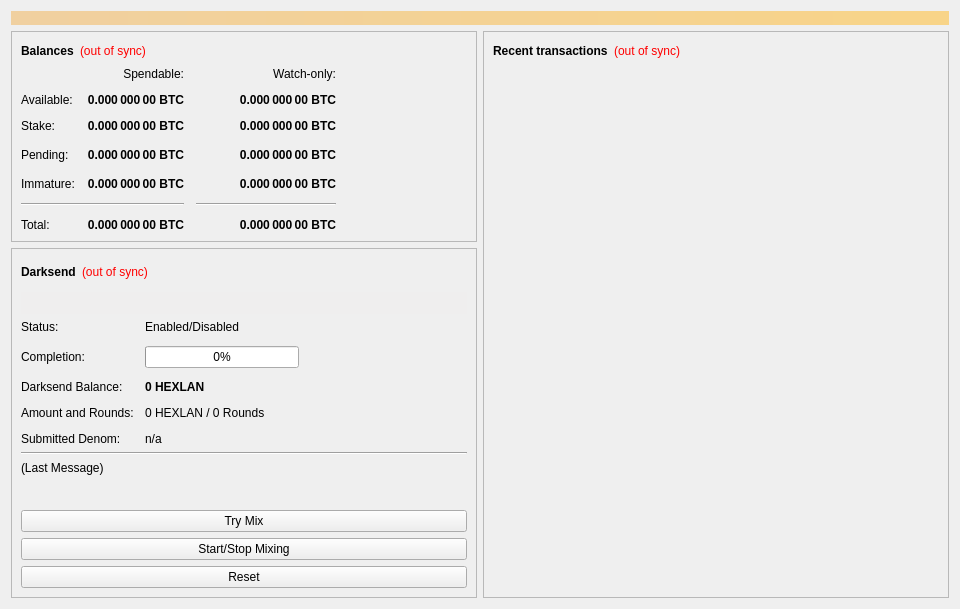
<?xml version="1.0" encoding="UTF-8"?>
<ui version="4.0">
 <class>OverviewPage</class>
 <widget class="QWidget" name="OverviewPage">
  <property name="geometry">
   <rect>
    <x>0</x>
    <y>0</y>
    <width>960</width>
    <height>594</height>
   </rect>
  </property>
  <property name="minimumSize">
   <size>
    <width>960</width>
    <height>0</height>
   </size>
  </property>
  <property name="windowTitle">
   <string>Form</string>
  </property>
  <layout class="QVBoxLayout" name="topLayout">
   <item>
    <widget class="QLabel" name="labelAlerts">
     <property name="visible">
      <bool>false</bool>
     </property>
     <property name="styleSheet">
      <string notr="true">background-color: qlineargradient(x1: 0, y1: 0, x2: 1, y2: 0, stop:0 #F0D0A0, stop:1 #F8D488); color:#000000;</string>
     </property>
     <property name="wordWrap">
      <bool>true</bool>
     </property>
     <property name="margin">
      <number>3</number>
     </property>
    </widget>
   </item>
   <item>
    <layout class="QHBoxLayout" name="horizontalLayout" stretch="1,1">
     <item>
      <layout class="QVBoxLayout" name="verticalLayout_2">
       <item>
        <widget class="QFrame" name="frame">
         <property name="frameShape">
          <enum>QFrame::StyledPanel</enum>
         </property>
         <property name="frameShadow">
          <enum>QFrame::Raised</enum>
         </property>
         <layout class="QVBoxLayout" name="verticalLayout_4">
          <item>
           <layout class="QHBoxLayout" name="horizontalLayout_4">
            <item>
             <widget class="QLabel" name="label_5">
              <property name="font">
               <font>
                <weight>75</weight>
                <bold>true</bold>
               </font>
              </property>
              <property name="text">
               <string>Balances</string>
              </property>
             </widget>
            </item>
            <item>
             <widget class="QLabel" name="labelWalletStatus">
              <property name="cursor">
               <cursorShape>WhatsThisCursor</cursorShape>
              </property>
              <property name="toolTip">
               <string>The displayed information may be out of date. Your wallet automatically synchronizes with the Hexlan network after a connection is established, but this process has not completed yet.</string>
              </property>
              <property name="styleSheet">
               <string notr="true">QLabel { color: red; }</string>
              </property>
              <property name="text">
               <string notr="true">(out of sync)</string>
              </property>
              <property name="alignment">
               <set>Qt::AlignLeading|Qt::AlignLeft|Qt::AlignVCenter</set>
              </property>
             </widget>
            </item>
            <item>
             <spacer name="horizontalSpacer_3">
              <property name="orientation">
               <enum>Qt::Horizontal</enum>
              </property>
              <property name="sizeHint" stdset="0">
               <size>
                <width>40</width>
                <height>20</height>
               </size>
              </property>
             </spacer>
            </item>
           </layout>
          </item>
          <item>
           <layout class="QGridLayout" name="gridLayout">
            <property name="spacing">
             <number>12</number>
            </property>
            <item row="3" column="2">
             <widget class="QLabel" name="labelWatchPending">
              <property name="font">
               <font>
                <weight>75</weight>
                <bold>true</bold>
               </font>
              </property>
              <property name="cursor">
               <cursorShape>IBeamCursor</cursorShape>
              </property>
              <property name="toolTip">
               <string>Unconfirmed transactions to watch-only addresses</string>
              </property>
              <property name="text">
               <string notr="true">0.000 000 00 BTC</string>
              </property>
              <property name="alignment">
               <set>Qt::AlignRight|Qt::AlignTrailing|Qt::AlignVCenter</set>
              </property>
              <property name="textInteractionFlags">
               <set>Qt::LinksAccessibleByMouse|Qt::TextSelectableByKeyboard|Qt::TextSelectableByMouse</set>
              </property>
             </widget>
            </item>
            <item row="3" column="1">
             <widget class="QLabel" name="labelUnconfirmed">
              <property name="font">
               <font>
                <weight>75</weight>
                <bold>true</bold>
               </font>
              </property>
              <property name="cursor">
               <cursorShape>IBeamCursor</cursorShape>
              </property>
              <property name="toolTip">
               <string>Total of transactions that have yet to be confirmed, and do not yet count toward the spendable balance</string>
              </property>
              <property name="text">
               <string notr="true">0.000 000 00 BTC</string>
              </property>
              <property name="alignment">
               <set>Qt::AlignRight|Qt::AlignTrailing|Qt::AlignVCenter</set>
              </property>
              <property name="textInteractionFlags">
               <set>Qt::LinksAccessibleByMouse|Qt::TextSelectableByKeyboard|Qt::TextSelectableByMouse</set>
              </property>
             </widget>
            </item>
            <item row="4" column="2">
             <widget class="QLabel" name="labelWatchImmature">
              <property name="font">
               <font>
                <weight>75</weight>
                <bold>true</bold>
               </font>
              </property>
              <property name="cursor">
               <cursorShape>IBeamCursor</cursorShape>
              </property>
              <property name="toolTip">
               <string>Mined balance in watch-only addresses that has not yet matured</string>
              </property>
              <property name="text">
               <string notr="true">0.000 000 00 BTC</string>
              </property>
              <property name="alignment">
               <set>Qt::AlignRight|Qt::AlignTrailing|Qt::AlignVCenter</set>
              </property>
              <property name="textInteractionFlags">
               <set>Qt::LinksAccessibleByMouse|Qt::TextSelectableByKeyboard|Qt::TextSelectableByMouse</set>
              </property>
             </widget>
            </item>
            <item row="5" column="0" colspan="2">
             <widget class="Line" name="lineSpendableBalance">
              <property name="orientation">
               <enum>Qt::Horizontal</enum>
              </property>
             </widget>
            </item>
            <item row="5" column="2">
             <widget class="Line" name="lineWatchBalance">
              <property name="sizePolicy">
               <sizepolicy hsizetype="Preferred" vsizetype="Fixed">
                <horstretch>0</horstretch>
                <verstretch>0</verstretch>
               </sizepolicy>
              </property>
              <property name="minimumSize">
               <size>
                <width>140</width>
                <height>0</height>
               </size>
              </property>
              <property name="orientation">
               <enum>Qt::Horizontal</enum>
              </property>
             </widget>
            </item>
            <item row="6" column="0">
             <widget class="QLabel" name="labelTotalText">
              <property name="text">
               <string>Total:</string>
              </property>
             </widget>
            </item>
            <item row="4" column="1">
             <widget class="QLabel" name="labelImmature">
              <property name="font">
               <font>
                <weight>75</weight>
                <bold>true</bold>
               </font>
              </property>
              <property name="cursor">
               <cursorShape>IBeamCursor</cursorShape>
              </property>
              <property name="toolTip">
               <string>Mined balance that has not yet matured</string>
              </property>
              <property name="text">
               <string notr="true">0.000 000 00 BTC</string>
              </property>
              <property name="alignment">
               <set>Qt::AlignRight|Qt::AlignTrailing|Qt::AlignVCenter</set>
              </property>
              <property name="textInteractionFlags">
               <set>Qt::LinksAccessibleByMouse|Qt::TextSelectableByKeyboard|Qt::TextSelectableByMouse</set>
              </property>
             </widget>
            </item>
            <item row="3" column="3">
             <spacer name="horizontalSpacer_2">
              <property name="orientation">
               <enum>Qt::Horizontal</enum>
              </property>
              <property name="sizeHint" stdset="0">
               <size>
                <width>40</width>
                <height>20</height>
               </size>
              </property>
             </spacer>
            </item>
            <item row="4" column="0">
             <widget class="QLabel" name="labelImmatureText">
              <property name="text">
               <string>Immature:</string>
              </property>
             </widget>
            </item>
            <item row="6" column="1">
             <widget class="QLabel" name="labelTotal">
              <property name="font">
               <font>
                <weight>75</weight>
                <bold>true</bold>
               </font>
              </property>
              <property name="cursor">
               <cursorShape>IBeamCursor</cursorShape>
              </property>
              <property name="toolTip">
               <string>Your current total balance</string>
              </property>
              <property name="text">
               <string notr="true">0.000 000 00 BTC</string>
              </property>
              <property name="alignment">
               <set>Qt::AlignRight|Qt::AlignTrailing|Qt::AlignVCenter</set>
              </property>
              <property name="textInteractionFlags">
               <set>Qt::LinksAccessibleByMouse|Qt::TextSelectableByKeyboard|Qt::TextSelectableByMouse</set>
              </property>
             </widget>
            </item>
            <item row="6" column="2">
             <widget class="QLabel" name="labelWatchTotal">
              <property name="font">
               <font>
                <weight>75</weight>
                <bold>true</bold>
               </font>
              </property>
              <property name="cursor">
               <cursorShape>IBeamCursor</cursorShape>
              </property>
              <property name="toolTip">
               <string>Current total balance in watch-only addresses</string>
              </property>
              <property name="text">
               <string notr="true">0.000 000 00 BTC</string>
              </property>
              <property name="alignment">
               <set>Qt::AlignRight|Qt::AlignTrailing|Qt::AlignVCenter</set>
              </property>
              <property name="textInteractionFlags">
               <set>Qt::LinksAccessibleByMouse|Qt::TextSelectableByKeyboard|Qt::TextSelectableByMouse</set>
              </property>
             </widget>
            </item>
            <item row="0" column="2">
             <widget class="QLabel" name="labelWatchonly">
              <property name="text">
               <string>Watch-only:</string>
              </property>
              <property name="alignment">
               <set>Qt::AlignRight|Qt::AlignTrailing|Qt::AlignVCenter</set>
              </property>
             </widget>
            </item>
            <item row="1" column="0">
             <widget class="QLabel" name="labelBalanceText">
              <property name="text">
               <string>Available:</string>
              </property>
             </widget>
            </item>
            <item row="1" column="1">
             <widget class="QLabel" name="labelBalance">
              <property name="font">
               <font>
                <weight>75</weight>
                <bold>true</bold>
               </font>
              </property>
              <property name="cursor">
               <cursorShape>IBeamCursor</cursorShape>
              </property>
              <property name="toolTip">
               <string>Your current spendable balance</string>
              </property>
              <property name="text">
               <string notr="true">0.000 000 00 BTC</string>
              </property>
              <property name="alignment">
               <set>Qt::AlignRight|Qt::AlignTrailing|Qt::AlignVCenter</set>
              </property>
              <property name="textInteractionFlags">
               <set>Qt::LinksAccessibleByMouse|Qt::TextSelectableByKeyboard|Qt::TextSelectableByMouse</set>
              </property>
             </widget>
            </item>
            <item row="2" column="0">
             <widget class="QLabel" name="label_10">
              <property name="text">
               <string>Stake:</string>
              </property>
             </widget>
            </item>
            <item row="2" column="1">
             <widget class="QLabel" name="labelStake">
              <property name="font">
               <font>
                <weight>75</weight>
                <bold>true</bold>
               </font>
              </property>
              <property name="cursor">
               <cursorShape>IBeamCursor</cursorShape>
              </property>
              <property name="toolTip">
               <string>Total of coins that was staked, and do not yet count toward the current balance</string>
              </property>
              <property name="text">
               <string notr="true">0.000 000 00 BTC</string>
              </property>
              <property name="alignment">
               <set>Qt::AlignRight|Qt::AlignTrailing|Qt::AlignVCenter</set>
              </property>
              <property name="textInteractionFlags">
               <set>Qt::LinksAccessibleByMouse|Qt::TextSelectableByKeyboard|Qt::TextSelectableByMouse</set>
              </property>
             </widget>
            </item>
            <item row="2" column="2">
             <widget class="QLabel" name="labelWatchStake">
              <property name="font">
               <font>
                <weight>75</weight>
                <bold>true</bold>
               </font>
              </property>
              <property name="cursor">
               <cursorShape>IBeamCursor</cursorShape>
              </property>
              <property name="toolTip">
               <string>Total of coins that was staked in watch-only addresses, and do not yet count toward the current watch-only balance</string>
              </property>
              <property name="text">
               <string notr="true">0.000 000 00 BTC</string>
              </property>
              <property name="alignment">
               <set>Qt::AlignRight|Qt::AlignTrailing|Qt::AlignVCenter</set>
              </property>
              <property name="textInteractionFlags">
               <set>Qt::LinksAccessibleByMouse|Qt::TextSelectableByKeyboard|Qt::TextSelectableByMouse</set>
              </property>
             </widget>
            </item>
            <item row="1" column="2">
             <widget class="QLabel" name="labelWatchAvailable">
              <property name="font">
               <font>
                <weight>75</weight>
                <bold>true</bold>
               </font>
              </property>
              <property name="cursor">
               <cursorShape>IBeamCursor</cursorShape>
              </property>
              <property name="toolTip">
               <string>Your current balance in watch-only addresses</string>
              </property>
              <property name="text">
               <string notr="true">0.000 000 00 BTC</string>
              </property>
              <property name="alignment">
               <set>Qt::AlignRight|Qt::AlignTrailing|Qt::AlignVCenter</set>
              </property>
              <property name="textInteractionFlags">
               <set>Qt::LinksAccessibleByMouse|Qt::TextSelectableByKeyboard|Qt::TextSelectableByMouse</set>
              </property>
             </widget>
            </item>
            <item row="3" column="0">
             <widget class="QLabel" name="labelPendingText">
              <property name="text">
               <string>Pending:</string>
              </property>
             </widget>
            </item>
            <item row="0" column="1">
             <widget class="QLabel" name="labelSpendable">
              <property name="text">
               <string>Spendable:</string>
              </property>
              <property name="alignment">
               <set>Qt::AlignRight|Qt::AlignTrailing|Qt::AlignVCenter</set>
              </property>
             </widget>
            </item>
           </layout>
          </item>
         </layout>
        </widget>
       </item>
       <item>
        <widget class="QFrame" name="frameDarksend">
         <property name="sizePolicy">
          <sizepolicy hsizetype="Expanding" vsizetype="Expanding">
           <horstretch>0</horstretch>
           <verstretch>0</verstretch>
          </sizepolicy>
         </property>
         <property name="minimumSize">
          <size>
           <width>0</width>
           <height>350</height>
          </size>
         </property>
         <property name="layoutDirection">
          <enum>Qt::LeftToRight</enum>
         </property>
         <property name="frameShape">
          <enum>QFrame::StyledPanel</enum>
         </property>
         <property name="frameShadow">
          <enum>QFrame::Raised</enum>
         </property>
         <layout class="QVBoxLayout" name="verticalLayout_5">
          <item>
           <layout class="QHBoxLayout" name="horizontalLayout_5">
            <item>
             <widget class="QLabel" name="label_2">
              <property name="font">
               <font>
                <weight>75</weight>
                <bold>true</bold>
               </font>
              </property>
              <property name="text">
               <string>Darksend</string>
              </property>
             </widget>
            </item>
            <item>
             <widget class="QLabel" name="labelDarksendSyncStatus">
              <property name="toolTip">
               <string>The displayed information may be out of date. Your wallet automatically synchronizes with the Hexlan network after a connection is established, but this process has not completed yet.</string>
              </property>
              <property name="styleSheet">
               <string notr="true">QLabel { color: red; }</string>
              </property>
              <property name="text">
               <string notr="true">(out of sync)</string>
              </property>
              <property name="alignment">
               <set>Qt::AlignLeading|Qt::AlignLeft|Qt::AlignVCenter</set>
              </property>
             </widget>
            </item>
            <item>
             <spacer name="horizontalSpacer_4">
              <property name="orientation">
               <enum>Qt::Horizontal</enum>
              </property>
              <property name="sizeHint" stdset="0">
               <size>
                <width>40</width>
                <height>20</height>
               </size>
              </property>
             </spacer>
            </item>
           </layout>
          </item>
          <item>
           <widget class="QPushButton" name="runAutoDenom">
            <property name="palette">
             <palette>
              <active>
               <colorrole role="WindowText">
                <brush brushstyle="SolidPattern">
                 <color alpha="255">
                  <red>0</red>
                  <green>0</green>
                  <blue>0</blue>
                 </color>
                </brush>
               </colorrole>
               <colorrole role="Button">
                <brush brushstyle="SolidPattern">
                 <color alpha="255">
                  <red>239</red>
                  <green>238</green>
                  <blue>238</blue>
                 </color>
                </brush>
               </colorrole>
               <colorrole role="Light">
                <brush brushstyle="SolidPattern">
                 <color alpha="255">
                  <red>255</red>
                  <green>255</green>
                  <blue>255</blue>
                 </color>
                </brush>
               </colorrole>
               <colorrole role="Midlight">
                <brush brushstyle="SolidPattern">
                 <color alpha="255">
                  <red>247</red>
                  <green>246</green>
                  <blue>246</blue>
                 </color>
                </brush>
               </colorrole>
               <colorrole role="Dark">
                <brush brushstyle="SolidPattern">
                 <color alpha="255">
                  <red>119</red>
                  <green>119</green>
                  <blue>119</blue>
                 </color>
                </brush>
               </colorrole>
               <colorrole role="Mid">
                <brush brushstyle="SolidPattern">
                 <color alpha="255">
                  <red>159</red>
                  <green>159</green>
                  <blue>159</blue>
                 </color>
                </brush>
               </colorrole>
               <colorrole role="Text">
                <brush brushstyle="SolidPattern">
                 <color alpha="255">
                  <red>0</red>
                  <green>0</green>
                  <blue>0</blue>
                 </color>
                </brush>
               </colorrole>
               <colorrole role="BrightText">
                <brush brushstyle="SolidPattern">
                 <color alpha="255">
                  <red>255</red>
                  <green>255</green>
                  <blue>255</blue>
                 </color>
                </brush>
               </colorrole>
               <colorrole role="ButtonText">
                <brush brushstyle="SolidPattern">
                 <color alpha="255">
                  <red>0</red>
                  <green>0</green>
                  <blue>0</blue>
                 </color>
                </brush>
               </colorrole>
               <colorrole role="Base">
                <brush brushstyle="SolidPattern">
                 <color alpha="255">
                  <red>255</red>
                  <green>255</green>
                  <blue>255</blue>
                 </color>
                </brush>
               </colorrole>
               <colorrole role="Window">
                <brush brushstyle="SolidPattern">
                 <color alpha="255">
                  <red>239</red>
                  <green>238</green>
                  <blue>238</blue>
                 </color>
                </brush>
               </colorrole>
               <colorrole role="Shadow">
                <brush brushstyle="SolidPattern">
                 <color alpha="255">
                  <red>0</red>
                  <green>0</green>
                  <blue>0</blue>
                 </color>
                </brush>
               </colorrole>
               <colorrole role="AlternateBase">
                <brush brushstyle="SolidPattern">
                 <color alpha="255">
                  <red>247</red>
                  <green>246</green>
                  <blue>246</blue>
                 </color>
                </brush>
               </colorrole>
               <colorrole role="ToolTipBase">
                <brush brushstyle="SolidPattern">
                 <color alpha="255">
                  <red>255</red>
                  <green>255</green>
                  <blue>220</blue>
                 </color>
                </brush>
               </colorrole>
               <colorrole role="ToolTipText">
                <brush brushstyle="SolidPattern">
                 <color alpha="255">
                  <red>0</red>
                  <green>0</green>
                  <blue>0</blue>
                 </color>
                </brush>
               </colorrole>
              </active>
              <inactive>
               <colorrole role="WindowText">
                <brush brushstyle="SolidPattern">
                 <color alpha="255">
                  <red>0</red>
                  <green>0</green>
                  <blue>0</blue>
                 </color>
                </brush>
               </colorrole>
               <colorrole role="Button">
                <brush brushstyle="SolidPattern">
                 <color alpha="255">
                  <red>239</red>
                  <green>238</green>
                  <blue>238</blue>
                 </color>
                </brush>
               </colorrole>
               <colorrole role="Light">
                <brush brushstyle="SolidPattern">
                 <color alpha="255">
                  <red>255</red>
                  <green>255</green>
                  <blue>255</blue>
                 </color>
                </brush>
               </colorrole>
               <colorrole role="Midlight">
                <brush brushstyle="SolidPattern">
                 <color alpha="255">
                  <red>247</red>
                  <green>246</green>
                  <blue>246</blue>
                 </color>
                </brush>
               </colorrole>
               <colorrole role="Dark">
                <brush brushstyle="SolidPattern">
                 <color alpha="255">
                  <red>119</red>
                  <green>119</green>
                  <blue>119</blue>
                 </color>
                </brush>
               </colorrole>
               <colorrole role="Mid">
                <brush brushstyle="SolidPattern">
                 <color alpha="255">
                  <red>159</red>
                  <green>159</green>
                  <blue>159</blue>
                 </color>
                </brush>
               </colorrole>
               <colorrole role="Text">
                <brush brushstyle="SolidPattern">
                 <color alpha="255">
                  <red>0</red>
                  <green>0</green>
                  <blue>0</blue>
                 </color>
                </brush>
               </colorrole>
               <colorrole role="BrightText">
                <brush brushstyle="SolidPattern">
                 <color alpha="255">
                  <red>255</red>
                  <green>255</green>
                  <blue>255</blue>
                 </color>
                </brush>
               </colorrole>
               <colorrole role="ButtonText">
                <brush brushstyle="SolidPattern">
                 <color alpha="255">
                  <red>0</red>
                  <green>0</green>
                  <blue>0</blue>
                 </color>
                </brush>
               </colorrole>
               <colorrole role="Base">
                <brush brushstyle="SolidPattern">
                 <color alpha="255">
                  <red>255</red>
                  <green>255</green>
                  <blue>255</blue>
                 </color>
                </brush>
               </colorrole>
               <colorrole role="Window">
                <brush brushstyle="SolidPattern">
                 <color alpha="255">
                  <red>239</red>
                  <green>238</green>
                  <blue>238</blue>
                 </color>
                </brush>
               </colorrole>
               <colorrole role="Shadow">
                <brush brushstyle="SolidPattern">
                 <color alpha="255">
                  <red>0</red>
                  <green>0</green>
                  <blue>0</blue>
                 </color>
                </brush>
               </colorrole>
               <colorrole role="AlternateBase">
                <brush brushstyle="SolidPattern">
                 <color alpha="255">
                  <red>247</red>
                  <green>246</green>
                  <blue>246</blue>
                 </color>
                </brush>
               </colorrole>
               <colorrole role="ToolTipBase">
                <brush brushstyle="SolidPattern">
                 <color alpha="255">
                  <red>255</red>
                  <green>255</green>
                  <blue>220</blue>
                 </color>
                </brush>
               </colorrole>
               <colorrole role="ToolTipText">
                <brush brushstyle="SolidPattern">
                 <color alpha="255">
                  <red>0</red>
                  <green>0</green>
                  <blue>0</blue>
                 </color>
                </brush>
               </colorrole>
              </inactive>
              <disabled>
               <colorrole role="WindowText">
                <brush brushstyle="SolidPattern">
                 <color alpha="255">
                  <red>119</red>
                  <green>119</green>
                  <blue>119</blue>
                 </color>
                </brush>
               </colorrole>
               <colorrole role="Button">
                <brush brushstyle="SolidPattern">
                 <color alpha="255">
                  <red>239</red>
                  <green>238</green>
                  <blue>238</blue>
                 </color>
                </brush>
               </colorrole>
               <colorrole role="Light">
                <brush brushstyle="SolidPattern">
                 <color alpha="255">
                  <red>255</red>
                  <green>255</green>
                  <blue>255</blue>
                 </color>
                </brush>
               </colorrole>
               <colorrole role="Midlight">
                <brush brushstyle="SolidPattern">
                 <color alpha="255">
                  <red>247</red>
                  <green>246</green>
                  <blue>246</blue>
                 </color>
                </brush>
               </colorrole>
               <colorrole role="Dark">
                <brush brushstyle="SolidPattern">
                 <color alpha="255">
                  <red>119</red>
                  <green>119</green>
                  <blue>119</blue>
                 </color>
                </brush>
               </colorrole>
               <colorrole role="Mid">
                <brush brushstyle="SolidPattern">
                 <color alpha="255">
                  <red>159</red>
                  <green>159</green>
                  <blue>159</blue>
                 </color>
                </brush>
               </colorrole>
               <colorrole role="Text">
                <brush brushstyle="SolidPattern">
                 <color alpha="255">
                  <red>119</red>
                  <green>119</green>
                  <blue>119</blue>
                 </color>
                </brush>
               </colorrole>
               <colorrole role="BrightText">
                <brush brushstyle="SolidPattern">
                 <color alpha="255">
                  <red>255</red>
                  <green>255</green>
                  <blue>255</blue>
                 </color>
                </brush>
               </colorrole>
               <colorrole role="ButtonText">
                <brush brushstyle="SolidPattern">
                 <color alpha="255">
                  <red>119</red>
                  <green>119</green>
                  <blue>119</blue>
                 </color>
                </brush>
               </colorrole>
               <colorrole role="Base">
                <brush brushstyle="SolidPattern">
                 <color alpha="255">
                  <red>239</red>
                  <green>238</green>
                  <blue>238</blue>
                 </color>
                </brush>
               </colorrole>
               <colorrole role="Window">
                <brush brushstyle="SolidPattern">
                 <color alpha="255">
                  <red>239</red>
                  <green>238</green>
                  <blue>238</blue>
                 </color>
                </brush>
               </colorrole>
               <colorrole role="Shadow">
                <brush brushstyle="SolidPattern">
                 <color alpha="255">
                  <red>0</red>
                  <green>0</green>
                  <blue>0</blue>
                 </color>
                </brush>
               </colorrole>
               <colorrole role="AlternateBase">
                <brush brushstyle="SolidPattern">
                 <color alpha="255">
                  <red>239</red>
                  <green>238</green>
                  <blue>238</blue>
                 </color>
                </brush>
               </colorrole>
               <colorrole role="ToolTipBase">
                <brush brushstyle="SolidPattern">
                 <color alpha="255">
                  <red>255</red>
                  <green>255</green>
                  <blue>220</blue>
                 </color>
                </brush>
               </colorrole>
               <colorrole role="ToolTipText">
                <brush brushstyle="SolidPattern">
                 <color alpha="255">
                  <red>0</red>
                  <green>0</green>
                  <blue>0</blue>
                 </color>
                </brush>
               </colorrole>
              </disabled>
             </palette>
            </property>
            <property name="focusPolicy">
             <enum>Qt::NoFocus</enum>
            </property>
            <property name="autoFillBackground">
             <bool>true</bool>
            </property>
            <property name="text">
             <string/>
            </property>
            <property name="flat">
             <bool>true</bool>
            </property>
           </widget>
          </item>
          <item>
           <layout class="QFormLayout" name="formLayout">
            <property name="fieldGrowthPolicy">
             <enum>QFormLayout::AllNonFixedFieldsGrow</enum>
            </property>
            <property name="horizontalSpacing">
             <number>11</number>
            </property>
            <property name="verticalSpacing">
             <number>12</number>
            </property>
            <item row="0" column="0">
             <widget class="QLabel" name="label_6">
              <property name="text">
               <string>Status:</string>
              </property>
             </widget>
            </item>
            <item row="1" column="0">
             <widget class="QLabel" name="label_7">
              <property name="text">
               <string>Completion:</string>
              </property>
             </widget>
            </item>
            <item row="1" column="1">
             <widget class="QProgressBar" name="darksendProgress">
              <property name="maximumSize">
               <size>
                <width>154</width>
                <height>16777215</height>
               </size>
              </property>
              <property name="value">
               <number>0</number>
              </property>
             </widget>
            </item>
            <item row="3" column="0">
             <widget class="QLabel" name="labelAnonymizedText">
              <property name="text">
               <string>Darksend Balance:</string>
              </property>
             </widget>
            </item>
            <item row="3" column="1">
             <widget class="QLabel" name="labelAnonymized">
              <property name="font">
               <font>
                <weight>75</weight>
                <bold>true</bold>
               </font>
              </property>
              <property name="text">
               <string notr="true">0 HEXLAN</string>
              </property>
             </widget>
            </item>
            <item row="4" column="0">
             <widget class="QLabel" name="label_8">
              <property name="text">
               <string>Amount and Rounds:</string>
              </property>
             </widget>
            </item>
            <item row="4" column="1">
             <widget class="QLabel" name="labelAmountRounds">
              <property name="text">
               <string>0 HEXLAN / 0 Rounds</string>
              </property>
             </widget>
            </item>
            <item row="5" column="0">
             <widget class="QLabel" name="label_9">
              <property name="text">
               <string>Submitted Denom:</string>
              </property>
             </widget>
            </item>
            <item row="5" column="1">
             <widget class="QLabel" name="labelSubmittedDenom">
              <property name="toolTip">
               <string>The denominations you submitted to the Masternode.&lt;br&gt;To mix, other users must submit the exact same denominations.</string>
              </property>
              <property name="text">
               <string>n/a</string>
              </property>
             </widget>
            </item>
            <item row="0" column="1">
             <widget class="QLabel" name="darksendEnabled">
              <property name="text">
               <string>Enabled/Disabled</string>
              </property>
             </widget>
            </item>
           </layout>
          </item>
          <item>
           <widget class="Line" name="lineLastMessage">
            <property name="orientation">
             <enum>Qt::Horizontal</enum>
            </property>
           </widget>
          </item>
          <item>
           <widget class="QLabel" name="darksendStatus">
            <property name="minimumSize">
             <size>
              <width>288</width>
              <height>43</height>
             </size>
            </property>
            <property name="text">
             <string>(Last Message)</string>
            </property>
            <property name="alignment">
             <set>Qt::AlignLeading|Qt::AlignLeft|Qt::AlignTop</set>
            </property>
            <property name="wordWrap">
             <bool>true</bool>
            </property>
           </widget>
          </item>
          <item>
           <widget class="QPushButton" name="darksendAuto">
            <property name="sizePolicy">
             <sizepolicy hsizetype="MinimumExpanding" vsizetype="Fixed">
              <horstretch>0</horstretch>
              <verstretch>0</verstretch>
             </sizepolicy>
            </property>
            <property name="toolTip">
             <string>Try to manually submit a Darksend request.</string>
            </property>
            <property name="text">
             <string>Try Mix</string>
            </property>
           </widget>
          </item>
          <item>
           <widget class="QPushButton" name="toggleDarksend">
            <property name="sizePolicy">
             <sizepolicy hsizetype="MinimumExpanding" vsizetype="Fixed">
              <horstretch>0</horstretch>
              <verstretch>0</verstretch>
             </sizepolicy>
            </property>
            <property name="text">
             <string>Start/Stop Mixing</string>
            </property>
           </widget>
          </item>
          <item>
           <widget class="QPushButton" name="darksendReset">
            <property name="sizePolicy">
             <sizepolicy hsizetype="MinimumExpanding" vsizetype="Fixed">
              <horstretch>0</horstretch>
              <verstretch>0</verstretch>
             </sizepolicy>
            </property>
            <property name="toolTip">
             <string>Reset the current status of Darksend (can interrupt Darksend if it's in the process of Mixing, which can cost you money!)</string>
            </property>
            <property name="autoFillBackground">
             <bool>false</bool>
            </property>
            <property name="text">
             <string>Reset</string>
            </property>
           </widget>
          </item>
         </layout>
        </widget>
       </item>
       <item>
        <spacer name="verticalSpacer">
         <property name="orientation">
          <enum>Qt::Vertical</enum>
         </property>
         <property name="sizeHint" stdset="0">
          <size>
           <width>20</width>
           <height>40</height>
          </size>
         </property>
        </spacer>
       </item>
      </layout>
     </item>
     <item>
      <layout class="QVBoxLayout" name="verticalLayout_3">
       <item>
        <widget class="QFrame" name="frame_2">
         <property name="frameShape">
          <enum>QFrame::StyledPanel</enum>
         </property>
         <property name="frameShadow">
          <enum>QFrame::Raised</enum>
         </property>
         <layout class="QVBoxLayout" name="verticalLayout">
          <item>
           <layout class="QHBoxLayout" name="horizontalLayout_2">
            <item>
             <widget class="QLabel" name="label_4">
              <property name="font">
               <font>
                <weight>75</weight>
                <bold>true</bold>
               </font>
              </property>
              <property name="text">
               <string>Recent transactions</string>
              </property>
             </widget>
            </item>
            <item>
             <widget class="QLabel" name="labelTransactionsStatus">
              <property name="cursor">
               <cursorShape>WhatsThisCursor</cursorShape>
              </property>
              <property name="toolTip">
               <string>The displayed information may be out of date. Your wallet automatically synchronizes with the Hexlan network after a connection is established, but this process has not completed yet.</string>
              </property>
              <property name="styleSheet">
               <string notr="true">QLabel { color: red; }</string>
              </property>
              <property name="text">
               <string notr="true">(out of sync)</string>
              </property>
              <property name="alignment">
               <set>Qt::AlignRight|Qt::AlignTrailing|Qt::AlignVCenter</set>
              </property>
             </widget>
            </item>
            <item>
             <spacer name="horizontalSpacer">
              <property name="orientation">
               <enum>Qt::Horizontal</enum>
              </property>
              <property name="sizeHint" stdset="0">
               <size>
                <width>40</width>
                <height>20</height>
               </size>
              </property>
             </spacer>
            </item>
           </layout>
          </item>
          <item>
           <widget class="QListView" name="listTransactions">
            <property name="styleSheet">
             <string notr="true">QListView { background: transparent; }</string>
            </property>
            <property name="frameShape">
             <enum>QFrame::NoFrame</enum>
            </property>
            <property name="verticalScrollBarPolicy">
             <enum>Qt::ScrollBarAlwaysOff</enum>
            </property>
            <property name="horizontalScrollBarPolicy">
             <enum>Qt::ScrollBarAlwaysOff</enum>
            </property>
            <property name="selectionMode">
             <enum>QAbstractItemView::NoSelection</enum>
            </property>
           </widget>
          </item>
         </layout>
        </widget>
       </item>
      </layout>
     </item>
    </layout>
   </item>
  </layout>
 </widget>
 <resources/>
 <connections/>
</ui>
